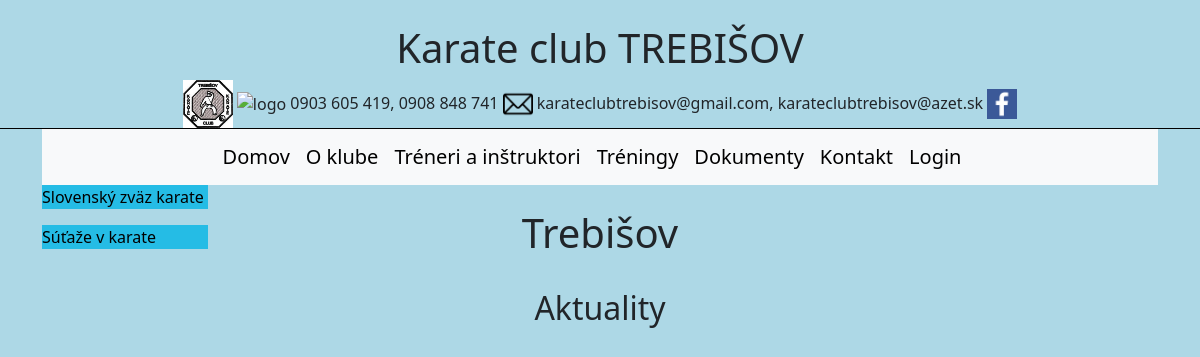
Page /trebisov on the earlier database version.
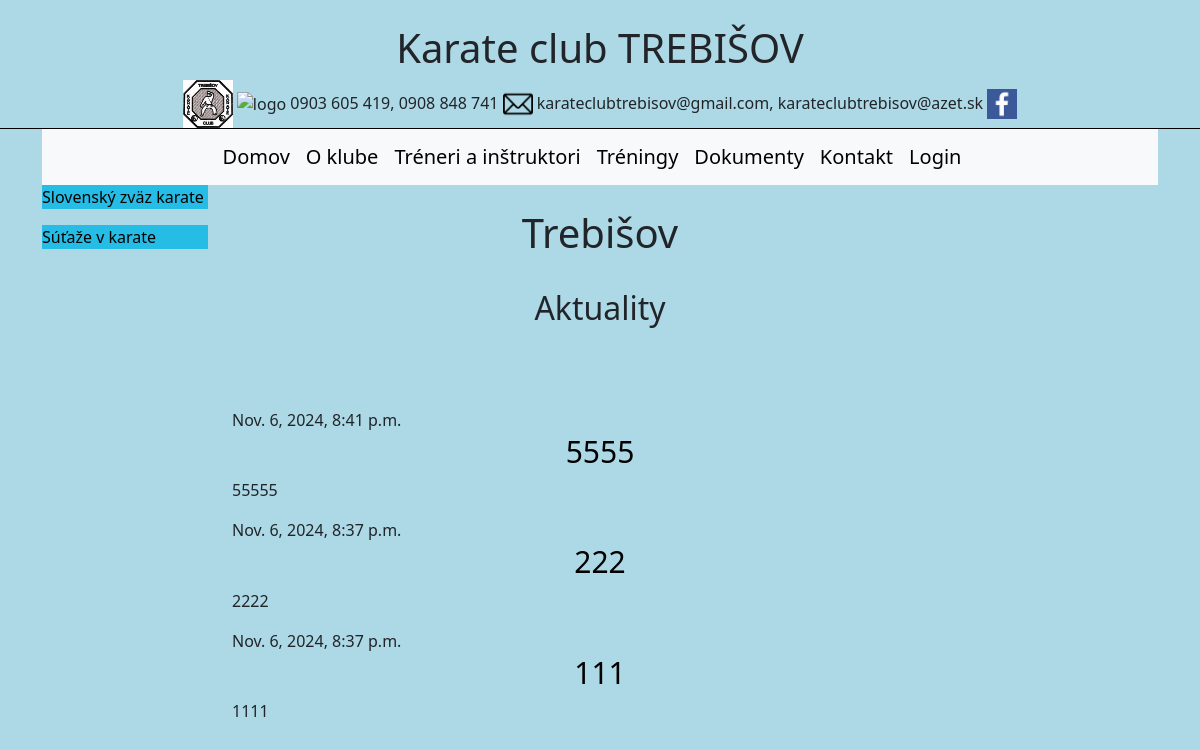
Same page on the later database version.
### karatetv/models.py (models this page shows, shortened)
class PostTV(models.Model):
    author = models.ForeignKey(settings.AUTH_USER_MODEL, on_delete=models.CASCADE)
    title = models.CharField(max_length=200)
    text = models.TextField()
    created_date = models.DateTimeField(default=timezone.now)
    published_date = models.DateTimeField(blank=True, null=True)
    image = models.ImageField(null = True, blank=True,upload_to="images/")

### karatetv/views.py (the view)
# urls.py: path('trebisov', views.post_list_tv, name="trebisov"),
def post_list_tv(request):
    post = PostTV.objects.filter(published_date__lte=timezone.now()).order_by('-published_date')
    return render(request, 'karatetv/post_list_tv.html', {'posts': post})

### karatetv/templates/karatetv/post_list_tv.html (shortened to what this page needs)
{% extends 'karatetv/base.html' %}
{% load static %}
{% block content %}
<header>
    <h1>Trebišov</h1>
<h2>Aktuality</h2>
</header>
{% for post in posts %}
<article class="post">
    <time class="date">
        {{ post.published_date }}
    </time>
    <h2><a href="{% url 'post_detail_tv' pk=post.pk %}"><span style="font-size:30px;font-weight:12px;color:black;text-decoration:none;"><strong></strong>{{ post.title }}</strong></span></a></span></h2>
    <p>{{ post.text|truncatewords:20|linebreaksbr }}</p>
</article>
{% endfor %}
{% endblock %}

### karatetv/templates/karatetv/base.html (shortened to what this page needs)
{% load static %}
<!doctype html>
<html lang="en">
  <head>
    <link href="https://cdn.jsdelivr.net/npm/bootstrap@5.3.3/dist/css/bootstrap.min.css" rel="stylesheet">
    <link rel="stylesheet" type="text/css" h href="{% static 'css/karatetv.css' %}">
</head>
<body>
   <br/>
 <div class="site">
  <header>
   <div class="page-header">
    <h1>Karate club TREBIŠOV</h1>
    <img src="{% static 'images/karatetv_logo.jpg'  %}" alt="logo" width="50", hight="500" >
    <img src="{% static 'images/smartphone.png'  %}" alt="logo"   width="30", hight="30">
    <p1>0903 605 419, 0908 848 741</p1>
    <img src="{% static 'images/email.png'  %}" alt="logo"   width="30", hight="30">
    <p1>karateclubtrebisov@gmail.com, karateclubtrebisov@azet.sk</p1>
    <a href="https://www.facebook.com/profile.php?id=100063114014832"><img src="{% static 'images/facebook_logo.png'  %}" alt="logo"   width="30", hight="30"></a>
   </div>
  </header>
  <div class="site">
  <main>
   <div class="container">
   {% include 'karatetv/navbar.html' %}
   <div class ="row">
    <div class ="col-sm-2">
      <div class="odkazy_bg"><a href="https://www.karate.sk/"><p>Slovenský zväz karate</p></a>
      </div>
      <div class="odkazy_bg"><a href="https://www.sutazekarate.sk/"><p>Súťaže v  karate</p></a>
      </div>
    </div>
    <div class ="col-sm-8">
    {% block content %}
    {% endblock %}
   </div>
   <div class ="col-sm-2">
   </div>
  </div>
   </div>
  </main>
</div>
</div>
  </body>
</html>

### karatetv/templates/karatetv/navbar.html (shortened to what this page needs)
  <nav class="navbar navbar-expand-lg bg-body-tertiary">
    <div class="container justify-content-center">
      <a class="navbar-brand" href="{% url 'domov' %} ">Domov</a>
      <a class="navbar-brand" href="{% url 'onas' %} ">O klube</a>
      <a class="navbar-brand" href="{% url 'treneriaasistenti' %} ">Tréneri a inštruktori</a>
      <a class="navbar-brand" href="{% url 'treningy' %} ">Tréningy</a>
      <a class="navbar-brand" href="{% url 'dokumenty' %} ">Dokumenty</a>
      <a class="navbar-brand" href="{% url 'kontakt' %} ">Kontakt</a>
      {% if user.is_authenticated %}
      <a class="navbar-brand" href="{% url 'logout' %} ">Logout</a>
      <button class="navbar-toggler" type="button" data-bs-toggle="collapse" data-bs-target="#navbarSupportedContent" aria-controls="navbarSupportedContent" aria-expanded="false" aria-label="Toggle navigation">
        <span class="navbar-toggler-icon"></span>
      </button>
      {% else %}
      <a class="navbar-brand" href="{% url 'login' %} ">Login</a>
      {% endif %}
</div>
</nav>

### static/css/karatetv.css (style rules this page uses)
h1, h2 { text-align: center; }
body { background-color: lightblue; }
.page-header { text-align: center; border-bottom: 1px solid #000000; }
.container h1,h2 { text-align: center; }
a { text-decoration: none; color: black; }
.site { min-height: 100dvh; display: grid; grid-template-rows: auto 1fr auto; grid-template-columns: minmax(0, 1fr); }
.odkazy_bg { width: 100%; background-color: #25bce5; }

Differences in the rows shown:
added PostTV: published_date "Nov. 6, 2024, 8:41 p.m.", title "5555", text "55555"
added PostTV: published_date "Nov. 6, 2024, 8:37 p.m.", title "222", text "2222"
added PostTV: published_date "Nov. 6, 2024, 8:37 p.m.", title "111", text "1111"
